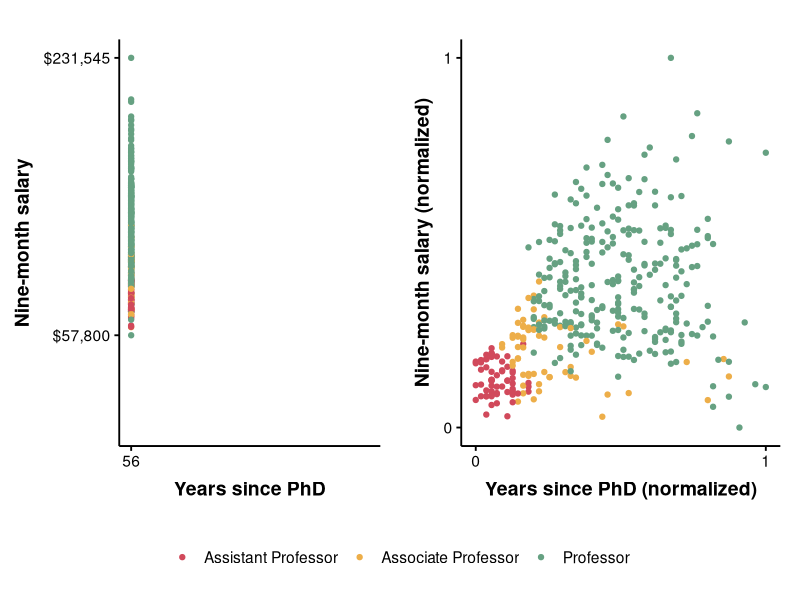

Here is the R script that generated this plot:
library(ggplot2)
library(ggthemes)
library(grid)
library(gridExtra)
library(scales)

library(carData)

data(Salaries)

theme_Publication <- function(base_size=14, base_family="helvetica") {
  (theme_foundation(base_size=base_size)
   + theme(plot.title = element_text(face = "bold",
                                     size = rel(1.2), hjust = 0.5),
           text = element_text(),
           panel.background = element_rect(colour = NA),
           plot.background = element_rect(colour = NA),
           panel.border = element_rect(colour = NA),
           axis.title = element_text(face = "bold",size = rel(1)),
           axis.title.y = element_text(angle=90,vjust =2),
           axis.title.x = element_text(vjust = -0.2),
           axis.text = element_text(), 
           axis.line = element_line(colour="black"),
           axis.ticks = element_line(),
           panel.grid.major = element_line(colour="#f0f0f0"),
           panel.grid.minor = element_blank(),
           legend.key = element_rect(colour = NA),
           legend.title = element_text(face="italic"),
           plot.margin=unit(c(10,5,5,5),"mm"),
           strip.background=element_rect(colour="#f0f0f0",fill="#f0f0f0"),
           strip.text = element_text(face="bold")
   ))
}

lime <- '#c7ea46'
fern <- '#4f7942'
uniform <- '#444c38'
green <- '#66a182'
yellow <- '#edae49'
red <- '#d1495b'
blue <- '#00798c'

colors <- c(red, yellow, green)

levels(Salaries$rank) <- c(
    "Assistant Professor",
    "Associate Professor",
    "Professor")

normalize <- function(x) {
  return ((x - min(x)) / (max(x) - min(x)))
}

p1 <- ggplot(Salaries, aes(x=yrs.since.phd, y=salary)) +
  geom_point(aes(color=rank)) +
  scale_color_manual(values=colors) +
  labs(x="Years since PhD", y="Nine-month salary") +
  scale_x_continuous(label=comma, breaks=c(max(Salaries$yrs.since.phd)), limits=c(0, max(Salaries$salary))) +
  scale_y_continuous(label=dollar_format(), breaks=c(min(Salaries$salary), max(Salaries$salary)), limits=c(0, max(Salaries$salary))) +
  theme_Publication() +
  theme(legend.position = "none", panel.grid.major=element_blank())

p2 <- ggplot(Salaries, aes(x=normalize(yrs.since.phd), y=normalize(salary))) +
  geom_point(aes(color=rank)) +
  scale_color_manual(values=colors) +
  scale_x_continuous(breaks=c(0, 1)) +
  scale_y_continuous(breaks=c(0, 1)) +
  labs(x="Years since PhD (normalized)", y="Nine-month salary (normalized)") +
  theme_Publication() +
  theme(legend.position = "none", panel.grid.major=element_blank())

p3 <- ggplot(Salaries, aes(x=yrs.since.phd, y=salary)) +
  geom_point(aes(color=rank)) +
  scale_color_manual(values=colors) +
  theme_Publication() +
  theme(legend.title=element_blank(), legend.position="bottom")

# Create user-defined function, which extracts legends from ggplots
extract_legend <- function(my_ggp) {
  step1 <- ggplot_gtable(ggplot_build(my_ggp))
  step2 <- which(sapply(step1$grobs, function(x) x$name) == "guide-box")
  step3 <- step1$grobs[[step2]]
  return(step3)
}

# Apply user-defined function to extract legend
shared_legend <- extract_legend(p3)

# Draw plots with shared legend
grid.arrange(arrangeGrob(p1, p2, ncol=2),
             shared_legend, nrow=2, heights = c(6, 1))